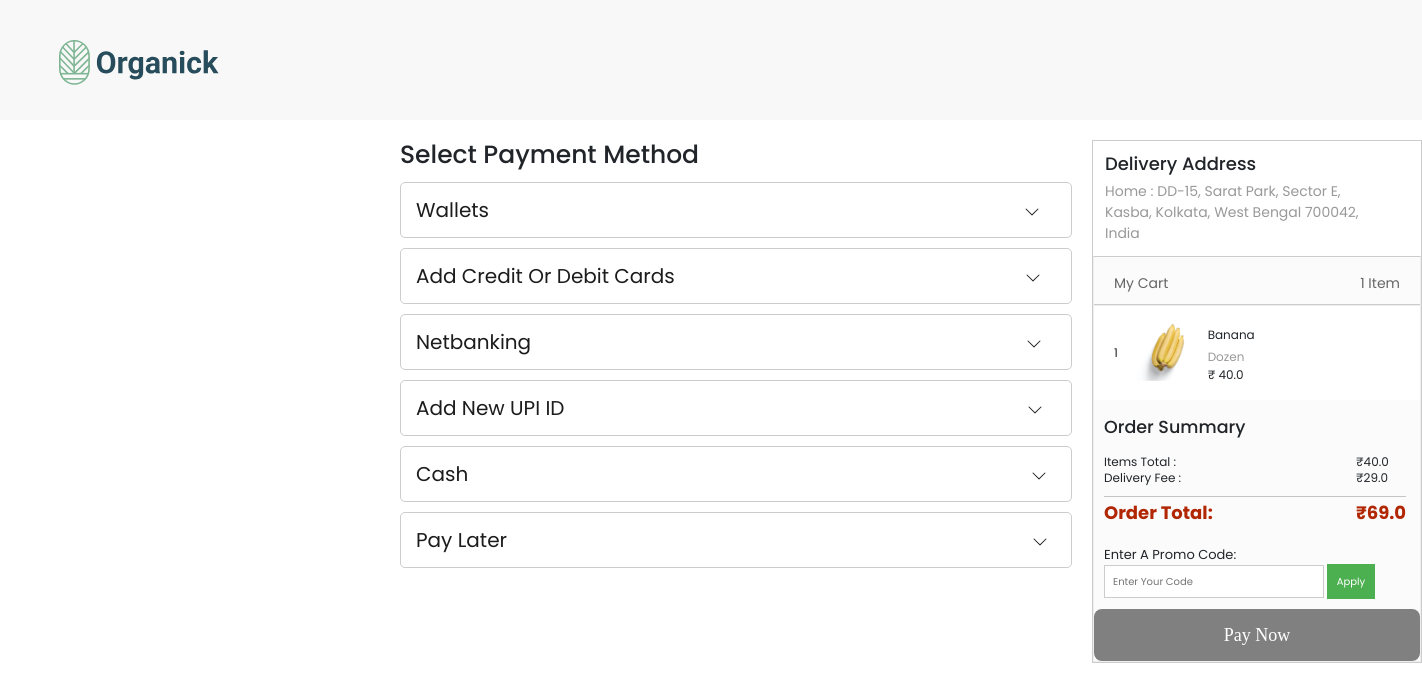
Page /checkout/118 (signed in) on the earlier database version.
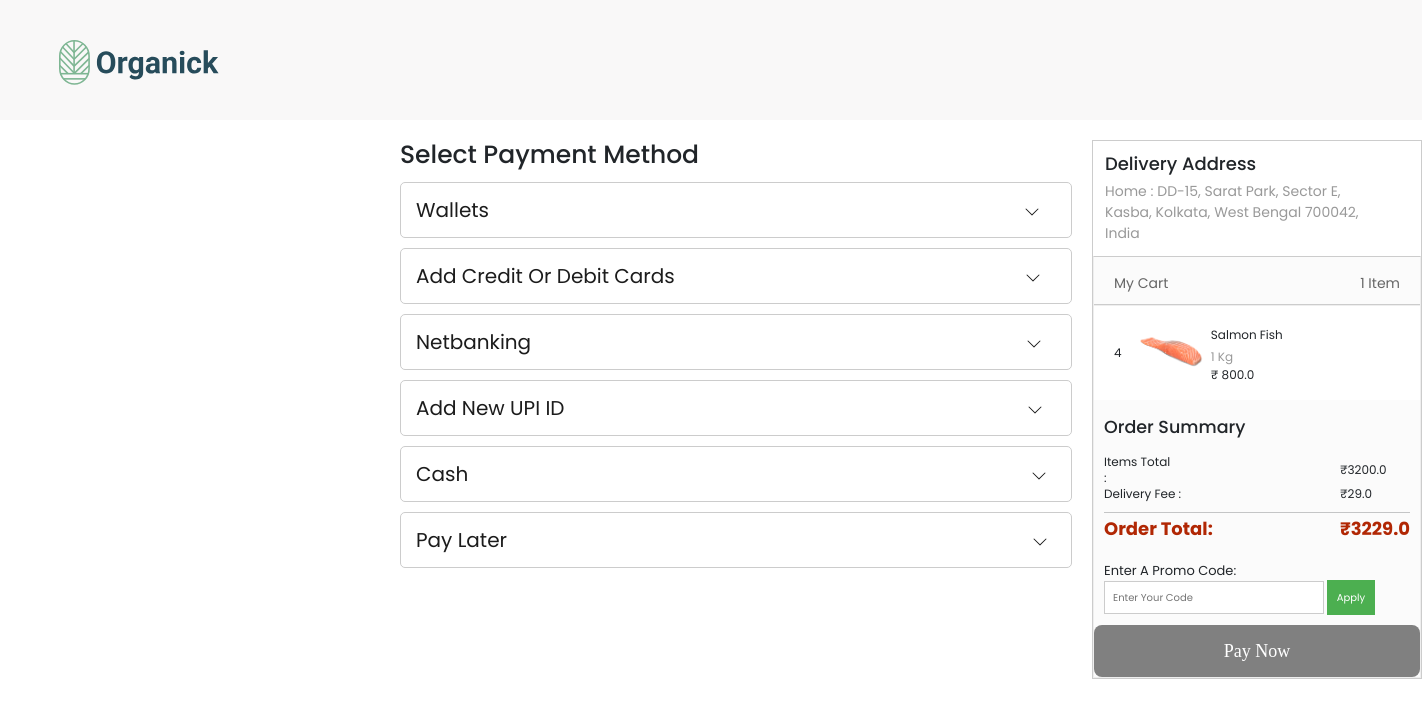
Same page on the later database version.
### App.py (models this page shows, shortened)
class User_address(db.Model):
    id = db.Column(db.Integer, primary_key=True)
    user_id = db.Column(db.String(50), nullable=False)
    title = db.Column(db.String(10), nullable=False)
    receiver_name = db.Column(db.String(100), nullable=False)
    delivery_address = db.Column(db.String(255), nullable=False)
    address_type = db.Column(db.String(10), nullable=False)

class Cart(db.Model):
    category_id = db.Column(db.Integer, db.ForeignKey('category.category_id'), nullable=False)
    item_id = db.Column(db.Integer, db.ForeignKey('order_items.id'), nullable=False)
    user_id = db.Column(db.Integer, db.ForeignKey('users.id'), nullable=False)
    cart_id = db.Column(db.Integer, primary_key=True, autoincrement=True)
    username = db.Column(db.String(200), nullable=False)
    quantity = db.Column(db.Integer, nullable=False)

class Order_items(db.Model):
    id=db.Column(db.Integer,primary_key=True, autoincrement=True)
    category_id = db.Column(db.Integer, db.ForeignKey('category.category_id'), nullable=False)
    quantity = db.Column(db.Integer)
    price = db.Column(db.Float, nullable=False)
    name = db.Column(db.String(200), nullable=False,unique=True)
    unit=db.Column(db.String(20), nullable=False)
    MFD=db.Column(db.DateTime,default=datetime.now(indian_timezone))

### App.py (the view)
@app.route('/checkout/<int:address_id>',methods=['GET','POST'])
def checkout(address_id):
    payment_form = PaymentForm()
    total_price = 0
    cart_items = db.session.query(Cart, Order_items, Category)\
        .join(Order_items, Cart.item_id == Order_items.id)\
        .join(Category, Order_items.category_id == Category.category_id)\
        .filter(Cart.user_id == current_user.id)\
        .all()
    address=User_address.query.filter_by(id=address_id).first()
    num_items_in_cart = len(cart_items)
    for cart_item, item, category in cart_items:
        total_price += item.price * cart_item.quantity
    return render_template('checkout.html',address=address,cart_items=cart_items,num=num_items_in_cart,total_price=total_price, form=payment_form)

### App.py
class PaymentForm(FlaskForm):
    addressId = StringField('AddressId')
    totalAmount = IntegerField('totalAmount')
    mode_of_payment =StringField ('mode_of_Payment')
    promo_code = StringField('promo_code')
    submit = SubmitField('Pay Now')

### App.py (called while the page is built)
@login_manager.user_loader
def load_user(user_id):
    return Users.query.get(int(user_id))

### templates/checkout.html (shortened to what this page needs)
<!DOCTYPE html>
<html lang="en">
<head>
    <link rel="stylesheet" href="https://cdn.jsdelivr.net/npm/swiper@11/swiper-bundle.min.css" />
    <link rel="stylesheet" href="https://cdnjs.cloudflare.com/ajax/libs/font-awesome/6.5.1/css/all.min.css" />
    <link rel="stylesheet" href="/static/css/styles.css" />
    <link rel="stylesheet" href="/static/css/checkout.css">
    <link href="https://cdn.jsdelivr.net/npm/bootstrap@5.3.2/dist/css/bootstrap.min.css" rel="stylesheet">
</head>
<body>
<nav class="nav">
    <div class="container nav_container">
      <div class="logo_box">
        <a href="{{url_for('home')}}"><div class="logo_box"><img src="/static/images/icon/Logo.svg" alt="" class="logo"/></div></a>
        </div>
    </div>
</nav>
<div style="display:flex;padding-top:20px;" >
<div class="payment-container">
    <h1 style="padding-bottom: 7px;">Select Payment Method</h1>
    <div class="payment-option-wrapper" value="Payment made through Wallet" >
        <div class="payment-option">
            <h3>Wallets <div class="dropdown-icon" style="margin-left: 530px;"><svg xmlns="http://www.w3.org/2000/svg" width="16" height="16" fill="currentColor" class="bi bi-chevron-down" viewBox="0 0 16 16">
  <path fill-rule="evenodd" d="M1.646 4.646a.5.5 0 0 1 .708 0L8 10.293l5.646-5.647a.5.5 0 0 1 .708.708l-6 6a.5.5 0 0 1-.708 0l-6-6a.5.5 0 0 1 0-.708"/>
</svg></div></h3>
        </div>
    </div>
    <div class="payment-option-wrapper" value="Payment made through Credit/Debit Card">
    <div class="payment-option" id="cardsOption">
        <div class="form-group">
            <h3>Add Credit or Debit Cards<div class="dropdown-icon" style="margin-left: 350px;"><svg xmlns="http://www.w3.org/2000/svg" width="16" height="16" fill="currentColor" class="bi bi-chevron-down" viewBox="0 0 16 16">
  <path fill-rule="evenodd" d="M1.646 4.646a.5.5 0 0 1 .708 0L8 10.293l5.646-5.647a.5.5 0 0 1 .708.708l-6 6a.5.5 0 0 1-.708 0l-6-6a.5.5 0 0 1 0-.708"/>
</svg></div></h3>
        </div>
    </div>
</div>
    <div class="payment-option-wrapper" value="Payment made through Netbanking">
        <div class="payment-option" id="netbankingOption">
            <h3>Netbanking <div class="dropdown-icon" style="margin-left: 490px;"><svg xmlns="http://www.w3.org/2000/svg" width="16" height="16" fill="currentColor" class="bi bi-chevron-down" viewBox="0 0 16 16">
  <path fill-rule="evenodd" d="M1.646 4.646a.5.5 0 0 1 .708 0L8 10.293l5.646-5.647a.5.5 0 0 1 .708.708l-6 6a.5.5 0 0 1-.708 0l-6-6a.5.5 0 0 1 0-.708"/>
</svg></div></h3>
        </div>
    </div>
    <div class="payment-option-wrapper" value="Payment through UPI">
        <div class="payment-option" id="upiOption">
            <h3>Add new UPI ID <div class="dropdown-icon" style="margin-left: 457px;"><svg xmlns="http://www.w3.org/2000/svg" width="16" height="16" fill="currentColor" class="bi bi-chevron-down" viewBox="0 0 16 16">
  <path fill-rule="evenodd" d="M1.646 4.646a.5.5 0 0 1 .708 0L8 10.293l5.646-5.647a.5.5 0 0 1 .708.708l-6 6a.5.5 0 0 1-.708 0l-6-6a.5.5 0 0 1 0-.708"/>
</svg></div></h3>
        </div>
    </div>
    <div class="payment-option-wrapper" value="Pay on Delivery">
        <div class="payment-option" id="cashOption">
            <h3>Cash <div class="dropdown-icon" style="margin-left: 557px;"><svg xmlns="http://www.w3.org/2000/svg" width="16" height="16" fill="currentColor" class="bi bi-chevron-down" viewBox="0 0 16 16">
  <path fill-rule="evenodd" d="M1.646 4.646a.5.5 0 0 1 .708 0L8 10.293l5.646-5.647a.5.5 0 0 1 .708.708l-6 6a.5.5 0 0 1-.708 0l-6-6a.5.5 0 0 1 0-.708"/>
</svg></div></h3>
        </div>
    </div>
    <div class="payment-option-wrapper" value="Pay Later Method">
        <div class="payment-option" id="payLaterOption">
            <h3>Pay Later <div class="dropdown-icon" style="margin-left: 520px;"><svg xmlns="http://www.w3.org/2000/svg" width="16" height="16" fill="currentColor" class="bi bi-chevron-down" viewBox="0 0 16 16">
  <path fill-rule="evenodd" d="M1.646 4.646a.5.5 0 0 1 .708 0L8 10.293l5.646-5.647a.5.5 0 0 1 .708.708l-6 6a.5.5 0 0 1-.708 0l-6-6a.5.5 0 0 1 0-.708"/>
</svg></div></h3>
        </div>
    </div>
</div>
<div class="container" style="margin:0px;border: 1px solid #ccc;max-width: 336px;padding:0px;    height: fit-content;">
    <div id="addressBox" style="padding:12px">
        <h3 style="    font-size: 18px;
font-weight: 500;
    vertical-align: middle;">Delivery Address</h3>
    <div style="margin-top: 6px; color: rgb(153, 153, 153); overflow-wrap: break-word;font-size: 14px;">
        <span class="weight--semibold">
            {{address.address_type}} :
        </span>
         {{address.delivery_address}}
    </div>
    </div>
    <div class="containers__CartItemsContainer-sc-1hadpge-0 hPESYp" style="border-top: 1px solid #ccc">
        <div style="padding-bottom: 12px;">
            <div class="checkout-cart__box">
                <span class="checkout-cart__title display--inline-block">My Cart</span>
                <span class="float-right" data-test-id="no-of-items">
                    {% if num == 1 %}
                        {{ num }} item
                    {% else %}
                        {{ num }} items
                    {% endif %}
                </span>
            </div>
        </div>
        <div style="border-top:  1px solid #ccc;">
            {% if cart_items %}
            {% for cart_item,item,category in cart_items %}
                <div class="checkout-cart__item">
                    <div class="checkout-cart__item-count display--table-cell">{{ cart_item.quantity }}</div>
                    <div class="checkout-cart__img-box display--table-cell" style="padding-left: 10px;">
                        <div height="100%" width="100%" class="sc-gsnTZi foBTae">
                            <img src="/static/images/items/{{ item.name|replace(' ', '_')|lower }}.png" alt="{{ item.name }}" class="sc-jSMfEi eXEZSy">
                        </div>
                    </div>
                    <div class="checkout-cart__item-name-box vertical-align--top display--table-cell" style="padding-left:15px">
                        <div class="checkout-cart__item-name" data-test-id="product-name">{{ item.name }}</div>
                        <div class="checkout-cart__item-unit">
                            {% if item.unit.split('/')[1] == 'kg' or  item.unit.split('/')[1] == 'L'  %}
                                    1 {{item.unit.split('/')[1]}}
                                {% else %}
                                     {{item.unit.split('/')[1]}}
                                {% endif %}
                        </div>
                        <span class="checkout-cart__item-price weight--semibold" data-test-id="checkout-item-price">
                            <span>
                                ₹ {{ item.price }}
                            </span>
                        </span>
                    </div>
                </div>
            {% endfor %}
            {% else %}
                <span> Cart is empty</span>
            {% endif %}
        </div>
        <div class="a-row order-summary" style="padding:10px">
            <h3 class="a-spacing-base a-spacing-top-micro" style="padding-bottom: 4px;padding-top: 7px;">Order Summary</h3>
            <table id="subtotals-marketplace-table" data-testid class="a-normal a-align-bottom a-spacing-none a-size-small">
                <tbody>
                    <tr data-testid class="small-line-height">
                        <td>
                            <span style="
                            margin-right: 180px;
                        "> Items Total : </span>
                        </td>
                        <td class="a-text-right aok-nowrap a-nowrap" >
                            ₹<span id="t_price">{{total_price}}</span>
                        </td>
                    </tr>
                    <tr data-testid class="small-line-height">
                        <td>
                            <span> Delivery Fee : </span>
                        </td>
                        <td class="a-text-right aok-nowrap a-nowrap">
                            ₹29.0
                        </td>
                    </tr>
                    <tr class="order-summary-grand-total">
                        <td colspan="2" class="cell-separator">
                            <hr aria-hidden="true" class="a-spacing-mini a-divider-normal">
                        </td>
                    </tr>
                    <tr data-testid>
                        <td class="a-color-price a-size-medium a-text-bold">
                            <span class="break-word">Order Total:</span>
                        </td>
                        <td class="a-color-price a-size-medium a-text-right grand-total-price aok-nowrap a-text-bold a-nowrap" id="Purchase_Amount">
                            ₹{{29+total_price}}
                        </td>
                    </tr>
                </tbody>
            </table>
            <div class="promo-code-container">
                <br>
                <div style="display: inline-block;">
                    <input type="text" id="promoCodeInput"  placeholder="Enter your code" >
                    <button type="button" onclick="applyDiscount()">Apply</button>
                </div>
            </div>
        </div>
        <form action="{{ url_for('placed_order') }}" method="post" id="paymentForm" class="payment_to_form">
            <button type="submit" id="payNowButton" class="dAfcjh">Pay Now</button>
        </form>
</div>
</div>
</body>
</html>

### static/css/styles.css (style rules this page uses)
:root { --color-teel: #274c5b; --color-green: #7eb693; --color-yellow: #efd372; --color-grey: #d4d4d4; --color-white: #f9f8f8; --color-daark: #1b2427; }
* { font-family:'Poppins',sans-seriff; margin:0;padding:0; box-sizing:border-box; outline:none;border:none; text-decoration: none; text-transform: capitalize; transition: .2s linear; padding: 0px; margin: 0px; box-sizing: border-box; }
html { font-size: 10px; }
body { font-size: 1.6rem; font-family: "Roboto", sans-serif; color: var(--color-daark); }
a { text-decoration: none; }
.nav { width:100%; height:12rem; background-color:var(--color-white); padding-left: 200px; padding-top: 5px; }
.nav_container { width:100%; height:100%; display:flex; align-items:center; }
.logo { width:80%; }
.container { max-width: 1350px; margin: 0 auto; padding: 0rem 1.5rem; }

### static/css/checkout.css (style rules this page uses)
.payment-container { max-width: 800px; margin-right: 20px; margin-left: 400px; }
.payment-option { border: 1px solid #ccc; padding: 15px; border-radius: 0.5rem; align-items: center; }
.payment-option h3 { font-size: 2rem; line-height: 1.2; font-weight: 400; margin: 0px; color: rgb(28, 28, 28); flex: 1; }
.dropdown-icon { cursor: pointer; display: inline-block; }
.payment-option-wrapper { width:672px; padding-bottom: 10px; }
.hPESYp { background-color: rgb(251, 251, 251); border-right: 1px solid rgb(238, 238, 238); border-bottom: 1px solid rgb(238, 238, 238); border-left: 1px solid rgb(238, 238, 238); border-image: initial; border-top: none; }
.checkout-cart__box { color: #666; font-size: 14px; height: 35px; padding: 16px 20px 0 20px }
.float-right { float: right; }
.checkout-cart__item { background: #fff; border-top: 1px solid #eee; box-sizing: border-box; display: flex; font-size: 12px; padding: 16px 20px; width: 100%; vertical-align: middle; align-items: center; }
.checkout-cart__item-count { padding-right: 5px; vertical-align: middle; }
.checkout-cart__img-box { padding-top: 0 ; padding-left:10px; padding-right:25px; width: 84px; height: 57px; }
.display--table-cell { display: table-cell !important; }
.checkout-cart__item-name-box { width: 100%; }
.vertical-align--top { vertical-align: top !important; }
.checkout-cart__item-name { width: 164px; padding-top: 4px; overflow: hidden; text-overflow: ellipsis; white-space: nowrap; }
.checkout-cart__item-unit { color: #999; padding-top: 4px; }
.foBTae { position: relative; max-width: 200%; width: 200%; height: 100%; overflow: hidden; }
.eXEZSy { width: 100%; height: 100%; object-fit: cover; transform: none; opacity: 1; will-change: transform, opacity; border-radius: inherit; filter: unset; transition: opacity 0.25s ease 0s, transform 0.25s ease 0s; }
img { border-style: none; }
.dAfcjh { border-radius: 8px; }
.dAfcjh { background-color: rgb(74, 132, 44); cursor: pointer; height: 52px; width: 100%; -webkit-box-pack: center; justify-content: center; -webkit-box-align: center; align-items: center; display: flex; color: white; font-size: 18px; font-family: Okra-Medium; }
.a-spacing-base, .a-ws .a-ws-spacing-base { margin-bottom: 12px!important; }
.a-spacing-mini, .a-ws .a-ws-spacing-mini { margin-bottom: 4px!important; }
hr { background-color: transparent; border-bottom-width: 0; border-left-width: 0; border-right-width: 0; border-top: 1px solid #BBBFBF; display: block; height: 1px; line-height: 19px; margin-bottom: 14px; margin-top: 0; }
.a-align-bottom, .aok-align-bottom { vertical-align: bottom!important; }
.a-size-small { font-size: 12px!important; line-height: 16px!important; }
table { display: table; text-indent: initial; border-spacing: 2px; border-color: gray; }
tr { display: table-row; vertical-align: inherit; border-color: inherit; }
tr:first-child td, tr:first-child th { padding-top: 0; }
.a-color-price { color: #B12704!important; }
.a-size-medium { text-rendering: optimizeLegibility; }
.a-size-medium { font-size: 18px!important; line-height: 24px!important; }
.a-text-bold { font-weight: 700!important; }
.promo-code-container { margin-top: 20px; }
input[type="text"] { border: 1px solid #ccc; padding: 8px; transition: border-color 0.3s; }
#payNowButton:disabled { background-color: grey; }
form { display: block; margin-top: 0em; }

### templates/checkout.html (style rules this page uses)
#addressBox { width: 292px; margin-right: 20px; }
button { background-color: #4CAF50; color: white; border: none; padding: 10px; cursor: pointer; }

Differences in the rows shown:
removed Cart: quantity "1", name "Banana", unit "Dozen", price "40.0"
added Cart: quantity "4", name "Salmon Fish", unit "Kg", price "800.0"
Other differences:
{{ total_price }}: "40.0" → "3200.0"
{{ 29+total_price }}: "69.0" → "3229.0"
